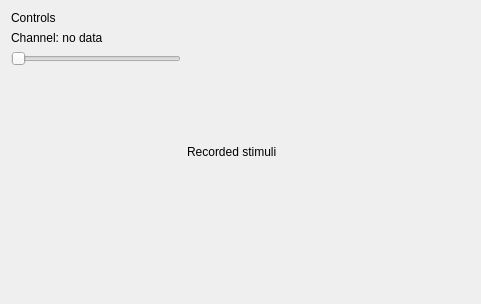
<?xml version="1.0" encoding="UTF-8"?>
<ui version="4.0">
 <class>AnalyzeIOWindow</class>
 <widget class="QWidget" name="AnalyzeIOWindow">
  <property name="geometry">
   <rect>
    <x>0</x>
    <y>0</y>
    <width>481</width>
    <height>304</height>
   </rect>
  </property>
  <property name="windowTitle">
   <string>Analyze IO</string>
  </property>
  <layout class="QHBoxLayout" name="flowLayout" stretch="3,5">
   <item>
    <layout class="QVBoxLayout" name="leftLayout">
     <item>
      <widget class="QLabel" name="title_controls">
       <property name="text">
        <string>Controls</string>
       </property>
      </widget>
     </item>
     <item>
      <widget class="QLabel" name="channelLabel">
       <property name="text">
        <string>Channel: no data</string>
       </property>
      </widget>
     </item>
     <item>
      <widget class="QSlider" name="channelSlider">
       <property name="enabled"><bool>false</bool></property>
       <property name="minimum"><number>1</number></property>
       <property name="maximum"><number>1</number></property>
       <property name="orientation"><enum>Qt::Orientation::Horizontal</enum></property>
       <property name="accessibleName"><string>Measurement channel</string></property>
      </widget>
     </item>
     <item>
      <spacer name="verticalSpacer_2">
       <property name="orientation">
        <enum>Qt::Orientation::Vertical</enum>
       </property>
       <property name="sizeHint" stdset="0">
        <size>
         <width>20</width>
         <height>40</height>
        </size>
       </property>
      </spacer>
     </item>
    </layout>
   </item>
   <item>
    <layout class="QVBoxLayout" name="rightLayout">
     <item>
      <widget class="QLabel" name="title_overview">
       <property name="text">
        <string>Recorded stimuli</string>
       </property>
      </widget>
     </item>
    </layout>
   </item>
  </layout>
 </widget>
 <resources/>
 <connections/>
</ui>
